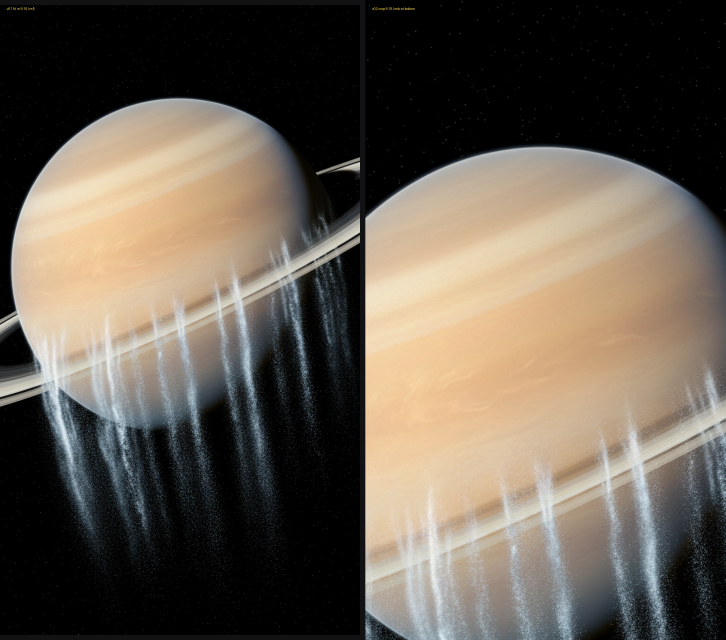
#> input picture 02_Video-Projects/021_What-Happens-When-Saturn-Loses-Its-Rings/saturn_shot_list_v03/monday_crop_limb_v02_contact.png, 2176 x 1920 px, given in place of monday_saturn_rings_streaming_v01.png, which was not available (shown at 1/3 size)
$ python _gen_saturn_shorts_monday_v03.py
#> lines starting #> are read from the running program, lines starting #| are printed output that depends on the picture; after the words box and inside, x2 and y2 are one past the last pixel; in counts of white or black regions, pixels touching at a corner belong together; pictures that were not available may be replaced by others from this repository, and a replacement may not be noted
#!/usr/bin/env python3
"""Monday Short still v03 — CoS run#7 FAIL on v02 + try0 stripped curtains.

Vertex edit of v01 (keep composition). Every ice curtain ends at Saturn's
southern cloud tops, fading into the atmosphere. NOTHING in the black below.

Self-check gates BOTH:
  1) void below southern limb is empty
  2) curtains still present on the planet face (not stripped like try0)

If Vertex strips curtains, fall back to surgical void-erase of v01 (still an
edit of v01 — keeps every curtain on-disk). Eyeball before UAT pack.
"""
from __future__ import annotations

import hashlib
import json
import os
import time
from pathlib import Path

import numpy as np
from google import genai
from google.genai import types
from PIL import Image, ImageFilter

REPO = Path("/Users/benjaminoats/YouTube/orbit-with-ben")
EP = REPO / "02_Video-Projects" / "021_What-Happens-When-Saturn-Loses-Its-Rings"
V01 = EP / "04_Generated-Clips" / "shorts_stills_v01" / "monday_saturn_rings_streaming_v01.png"
OUT = EP / "04_Generated-Clips" / "shorts_stills_v03"
UAT = Path(
    "/Users/benjaminoats/Library/Mobile Documents/com~apple~CloudDocs/OWB UAT/saturn_shorts_stills_v03_for_ben_ok"
)
ART = Path(
    "/Users/benjaminoats/Library/Application Support/Cursor/AgentStores/cursor_agent_stores/bc-bb6a84a0-ea11-5101-b43f-34c5b13867e0/files/artifacts"
)

PROJECT = "gen-lang-client-0538779324"
LOCATION = "us-central1"
MODEL = "gemini-2.5-flash-image"


def sha256(path: Path) -> str:
    return hashlib.sha256(path.read_bytes()).hexdigest()


# [18 lines left out: function chunk_write, not called in this run]


def warm_disk_mask(img: Image.Image) -> Image.Image:
    """Butterscotch Saturn disk — excludes near-white ice curtains."""
    arr = np.asarray(img.convert("RGB")).astype(np.float32)
    r, g, b = arr[:, :, 0], arr[:, :, 1], arr[:, :, 2]
    luma = 0.299 * r + 0.587 * g + 0.114 * b
    chroma = np.maximum(np.maximum(r, g), b) - np.minimum(np.minimum(r, g), b)
    warm = (r > 95) & (g > 75) & (b < 145) & ((r + g) > (b + 50)) & (r > b + 15)
    ice = (luma > 150) & (chroma < 45)
    m = warm & (~ice) & (luma > 60) & (luma < 210)
    mask = Image.fromarray((m * 255).astype(np.uint8))
    mask = mask.filter(ImageFilter.MaxFilter(7)).filter(ImageFilter.MinFilter(5))
    mask = mask.filter(ImageFilter.MaxFilter(9)).filter(ImageFilter.MinFilter(7))
    return mask


def ice_curtain_mask(img: Image.Image) -> np.ndarray:
    """Pale vertical ice / sparkle (curtains + ring ice), not warm bands."""
    arr = np.asarray(img.convert("RGB")).astype(np.float32)
    r, g, b = arr[:, :, 0], arr[:, :, 1], arr[:, :, 2]
    luma = 0.299 * r + 0.587 * g + 0.114 * b
    chroma = np.maximum(np.maximum(r, g), b) - np.minimum(np.minimum(r, g), b)
    # curtains are bright pale / cool-white sparkle, not butterscotch
    return (luma > 125) & (chroma < 75) & (b + 30 >= r * 0.5) & (abs(r - g) < 55)


def south_limb(disk: Image.Image) -> int:
    m = np.asarray(disk) > 128
    ys = np.where(m.any(axis=1))[0]
    return int(ys.max()) if len(ys) else 0


def curtain_column_signature(ice: np.ndarray, y0: int, y1: int, x0: int, x1: int) -> np.ndarray:
    band = ice[y0:y1, x0:x1]
    return band.sum(axis=0).astype(np.float64)


def score_still(path: Path, v01_sig: np.ndarray | None = None) -> dict:
    img = Image.open(path).convert("RGB")
    w, h = img.size
    disk = warm_disk_mask(img)
    south = south_limb(disk)
    if south < int(h * 0.5):
        return {"pass": False, "reason": "south_limb_too_high", "south_y": south}

    ice = ice_curtain_mask(img)
    x0, x1 = int(w * 0.12), int(w * 0.88)

    # void below southern limb
    yv0 = min(h - 1, south + 2)
    void = ice[yv0:h, x0:x1]
    void_count = int(void.sum())
    void_ratio = void_count / max(void.size, 1)

    # curtains on southern face (ring underside → south limb)
    yf0, yf1 = int(h * 0.40), south
    face = ice[yf0:yf1, x0:x1]
    face_count = int(face.sum())
    sig = curtain_column_signature(ice, yf0, yf1, x0, x1)
    # verticality: columns with ice
    active_cols = int((sig > (yf1 - yf0) * 0.08).sum())

    corr = None
    curtain_keep = face_count > 8000 and active_cols >= 6
    if v01_sig is not None and v01_sig.shape == sig.shape and v01_sig.std() > 0 and sig.std() > 0:
        corr = float(np.corrcoef(v01_sig, sig)[0, 1])
        curtain_keep = curtain_keep and corr >= 0.55

    void_ok = void_ratio < 0.004 and void_count < 900
    ok = bool(void_ok and curtain_keep and south > int(h * 0.55))
    return {
        "pass": ok,
        "south_y": south,
        "south_frac": round(south / h, 3),
        "void_ice": void_count,
        "void_ratio": round(void_ratio, 5),
        "face_ice": face_count,
        "active_cols": active_cols,
        "col_corr_v01": None if corr is None else round(corr, 3),
        "void_ok": void_ok,
        "curtain_keep": curtain_keep,
    }


def surgical_void_erase(src: Path, dest: Path) -> dict:
    """Edit v01: erase ice curtains ONLY below southern limb; feather at limb."""
    img = Image.open(src).convert("RGB")
    arr = np.asarray(img).astype(np.float32).copy()
    h, w = arr.shape[:2]
    disk = warm_disk_mask(img)
    south = south_limb(disk)
    ice = ice_curtain_mask(img)

    # sample clean void corner for fill (top-right / bottom corners away from curtains)
    fill = arr[int(h * 0.85) : h, int(w * 0.75) : w].reshape(-1, 3)
    # prefer dark pixels
    fill_luma = 0.299 * fill[:, 0] + 0.587 * fill[:, 1] + 0.114 * fill[:, 2]
    dark = fill[fill_luma < 25]
    if len(dark) < 50:
        dark = fill
    rng = np.random.default_rng(42)

    # hard erase below south+2
    y0 = min(h - 1, south + 2)
    for y in range(y0, h):
        row_ice = ice[y]
        xs = np.where(row_ice)[0]
        for x in xs:
            # keep faint stars: only erase brighter ice
            luma = 0.299 * arr[y, x, 0] + 0.587 * arr[y, x, 1] + 0.114 * arr[y, x, 2]
            if luma < 35:
                continue
            sample = dark[rng.integers(0, len(dark))]
            # tiny star chance
            if rng.random() < 0.004:
                sample = np.array([180, 180, 190], dtype=np.float32)
            arr[y, x] = sample

    # soft fade last ~18px ON the disk: ice → underlying warm (pull toward local blur)
    fade = 18
    y_fade0 = max(0, south - fade)
    blurred = np.asarray(img.filter(ImageFilter.GaussianBlur(radius=6))).astype(np.float32)
    for y in range(y_fade0, south + 1):
        t = (y - y_fade0) / max(fade, 1)  # 0 at top of fade → 1 at south
        strength = 0.35 + 0.65 * t  # stronger fade near limb
        row_ice = ice[y]
        xs = np.where(row_ice)[0]
        for x in xs:
            # only fade ice that is over/near disk columns
            arr[y, x] = (1 - strength) * arr[y, x] + strength * blurred[y, x]

    out = Image.fromarray(np.clip(arr, 0, 255).astype(np.uint8))
    out.save(dest)
    return {"method": "surgical_void_erase", "south_y": south, "fade_px": fade}


PROMPT = (
    "IMAGE EDIT of the attached vertical 9:16 Saturn Short opening still. "
    "KEEP this EXACT composition pixel-faithfully: Saturn position/size, diagonal rings, "
    "AND every ice curtain currently falling from the underside of the rings across "
    "Saturn's face — same number, same columns, same sparkle. "
    "CHANGE ONLY the portion of each curtain that continues PAST the planet's southern "
    "limb into black space: erase those void tails completely and replace with clean "
    "near-black starfield. "
    "On the planet itself, each curtain must FADE into the southern butterscotch cloud "
    "tops (ice falls INTO Saturn). "
    "HARD RULES: do NOT delete curtains on the planet face; do NOT redesign; do NOT "
    "move Saturn; do NOT remove the streaming ring-rain look. "
    "The black void UNDER the southern limb must have ZERO curtains / grain trails / mist. "
    "No Orbit, no text, no logos. Premium CGI 9:16."
)


def save_response(response, dest: Path) -> None:
    for part in response.candidates[0].content.parts or []:
        data = getattr(getattr(part, "inline_data", None), "data", None)
        if data:
            dest.write_bytes(data)
            return
    raise RuntimeError("no image")


def v01_face_sig() -> np.ndarray:
    img = Image.open(V01).convert("RGB")
    w, h = img.size
    disk = warm_disk_mask(img)
    south = south_limb(disk)
    ice = ice_curtain_mask(img)
    return curtain_column_signature(ice, int(h * 0.40), south, int(w * 0.12), int(w * 0.88))


def main() -> None:
    os.environ.pop("GEMINI_API_KEY", None)
    os.environ.pop("GOOGLE_API_KEY", None)
    os.environ["GOOGLE_GENAI_USE_VERTEXAI"] = "true"
    os.environ["GOOGLE_CLOUD_PROJECT"] = PROJECT
    os.environ["GOOGLE_CLOUD_LOCATION"] = LOCATION
    client = genai.Client(vertexai=True, project=PROJECT, location=LOCATION)

    OUT.mkdir(parents=True, exist_ok=True)
    work = OUT / "_work"
    rejected = OUT / "_rejected"
    work.mkdir(exist_ok=True)
    rejected.mkdir(exist_ok=True)

    base_sig = v01_face_sig()
#> in v01_face_sig, img is the input picture: PIL image 2176x1920 RGB; mean R, G, B 100.2, 91.5, 80.5
#> in warm_disk_mask, `r, g, b = arr[:, :, 0], arr[:, :, 1], arr[:, :, 2]`:
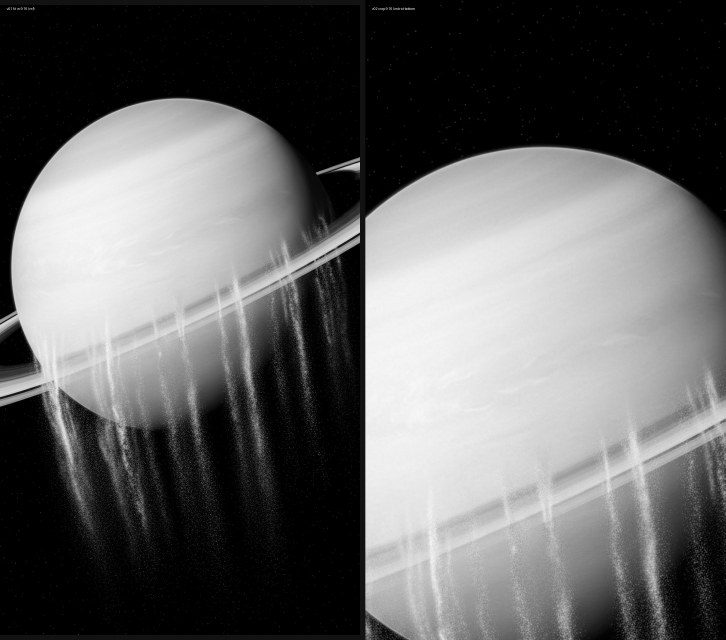
#> r: shape (1920, 2176) float32 (shown at 1/3 size); min 0, max 254, mean 100.2
#> in warm_disk_mask, `r, g, b = arr[:, :, 0], arr[:, :, 1], arr[:, :, 2]`:
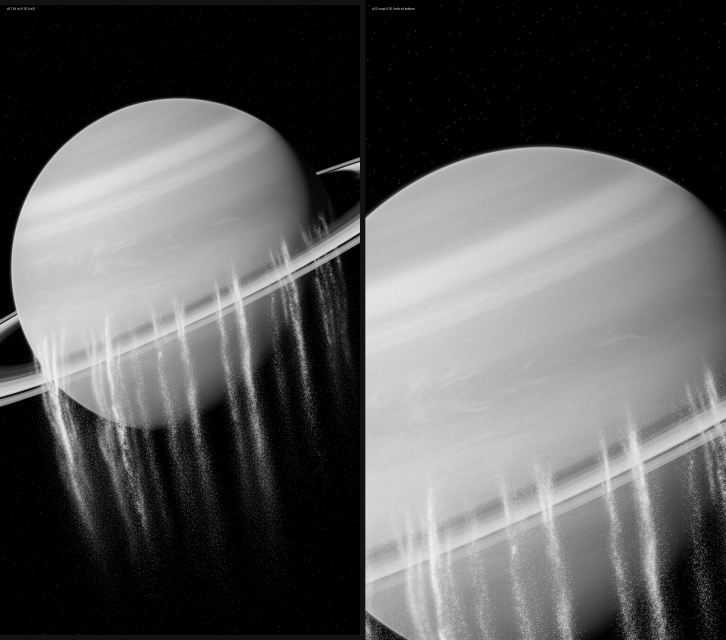
#> g: shape (1920, 2176) float32 (shown at 1/3 size); min 0, max 246, mean 91.5
#> in warm_disk_mask, `r, g, b = arr[:, :, 0], arr[:, :, 1], arr[:, :, 2]`:
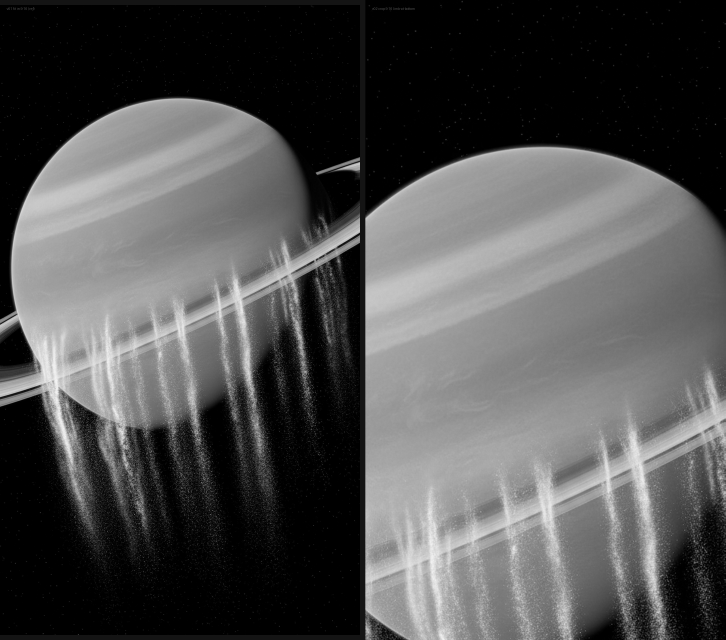
#> b: shape (1920, 2176) float32 (shown at 1/3 size); min 0, max 249, mean 80.5
#> in warm_disk_mask, `chroma = np.maximum(np.maximum(r, g), b) - np.minimum(np.minimum(r, g)..`:
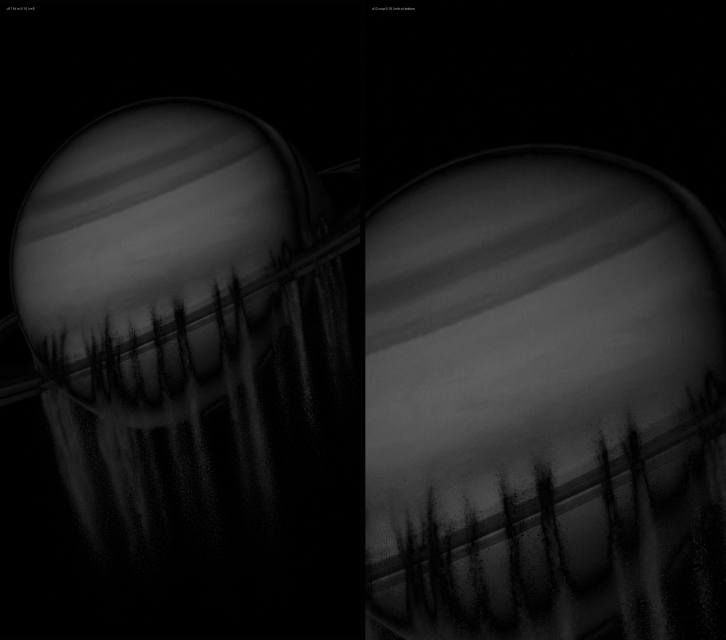
#> chroma: shape (1920, 2176) float32 (shown at 1/3 size); min 0, max 174, mean 24.1
#> in warm_disk_mask, `warm = (r > 95) & (g > 75) & (b < 145) & ((r + g) > (b + 50)) & (r > b..`:
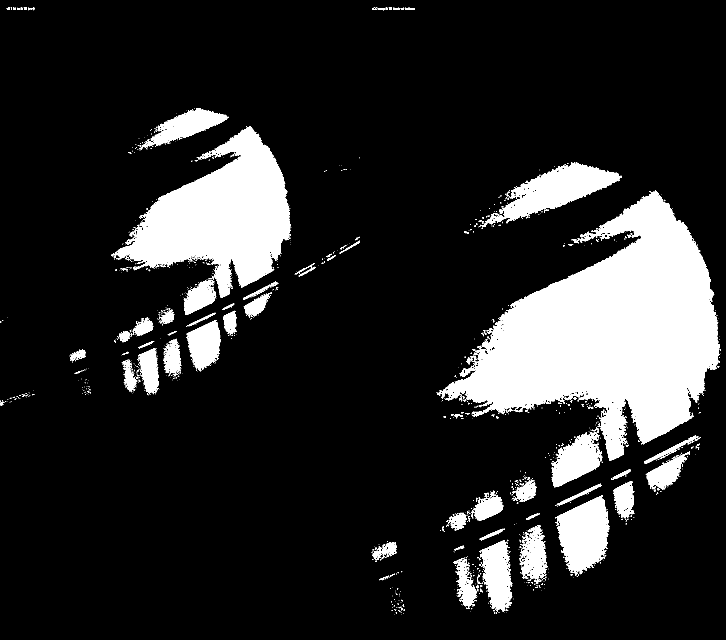
#> warm: shape (1920, 2176) bool (shown at 1/3 size); 15.2% white; 1322 white regions (1162 under 20 px), largest, box (x1, y1, x2, y2) and area: (1310, 571, 2160, 1383) 326076, (334, 378, 873, 894) 131745, (1442, 486, 1865, 681) 29264
#> in warm_disk_mask, `ice = (luma > 150) & (chroma < 45)`:
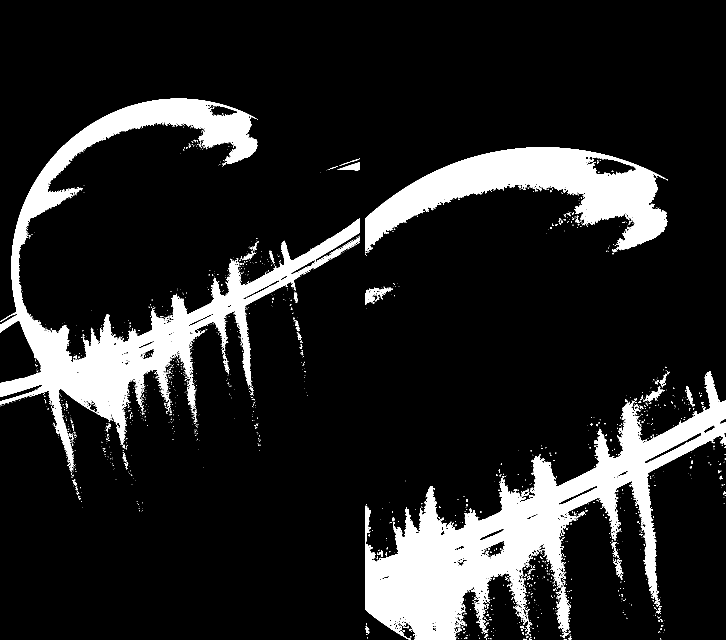
#> ice: shape (1920, 2176) bool (shown at 1/3 size); 13.6% white; 2102 white regions (1915 under 20 px), largest, box (x1, y1, x2, y2) and area: (1096, 1113, 2176, 1920) 226754, (0, 296, 1080, 1399) 202432, (1096, 442, 2003, 755) 113962
#> in warm_disk_mask, `mask = mask.filter(ImageFilter.MaxFilter(9)).filter(ImageFilter.MinFil..`:
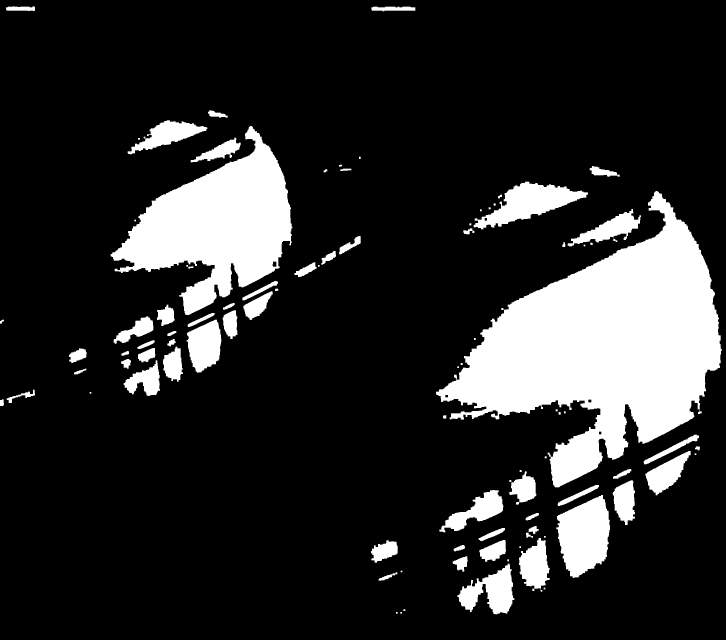
#> mask: PIL image 2176x1920 L (shown at 1/3 size); 16.5% white; 93 white regions, largest, box (x1, y1, x2, y2) and area: (1308, 573, 2165, 1462) 352761, (332, 378, 877, 945) 146118, (1669, 1485, 1830, 1734) 27953
#> in south_limb, `ys = np.where(m.any(axis=1))[0]`: ys = 1519 values from 19 to 1842
#> (the rest of the program and of its run is left out)
